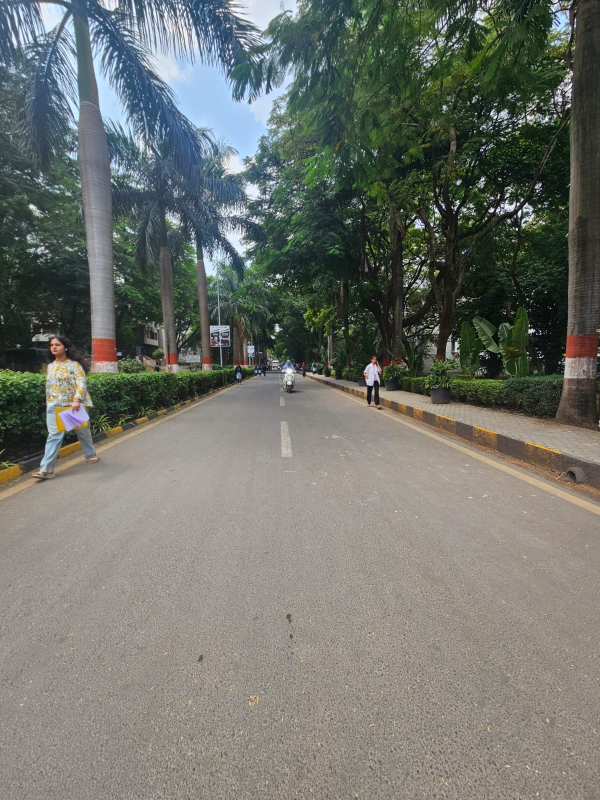
#> input picture Test video, image/College lane img.jpeg, 1200 x 1600 px (shown at 1/2 size)
$ python -i preprocess.py   (imports and definitions only)
#> lines starting #> are read from the running program, lines starting #| are printed output that depends on the picture; after the words box and inside, x2 and y2 are one past the last pixel; in counts of white or black regions, pixels touching at a corner belong together
"""
preprocess.py
-------------
The "traditional computer vision" half of the hybrid pipeline.

Turns a raw road frame into the inputs the ML model consumes:
  - a resized RGB frame
  - a Canny edge map, masked to the road region of interest (ROI)

Stacking edges onto the RGB frame gives the model an extra, cheap,
hand-engineered hint about where lane boundaries usually are, so it doesn't
have to learn edge-finding from scratch — that's the point of "combining"
classical CV with the model instead of using either alone.
"""

import cv2
import numpy as np

INPUT_SIZE = (256, 256)  # (width, height) fed to the model


def region_of_interest(edges):
    """Keep only a trapezoid over the road, discard sky/roadside noise."""
    h, w = edges.shape
    mask = np.zeros_like(edges)
    polygon = np.array([[
        (int(0.05 * w), h),
        (int(0.40 * w), int(0.55 * h)),
        (int(0.60 * w), int(0.55 * h)),
        (int(0.95 * w), h),
    ]], dtype=np.int32)
    cv2.fillPoly(mask, polygon, 255)
    return cv2.bitwise_and(edges, mask)


def edge_map(frame_bgr):
    """Grayscale -> blur -> Canny -> ROI mask. Returns a single-channel
    0-255 edge image the same size as the input frame."""
    gray = cv2.cvtColor(frame_bgr, cv2.COLOR_BGR2GRAY)
    blurred = cv2.GaussianBlur(gray, (5, 5), 0)
    edges = cv2.Canny(blurred, 50, 150)
    return region_of_interest(edges)


def make_model_input(frame_bgr, size=INPUT_SIZE):
    """Build the 4-channel tensor-ready array: resized RGB + resized edges.

    Returns a float32 array of shape (4, H, W) in [0, 1], channel order
    [R, G, B, edge].
    """
    resized = cv2.resize(frame_bgr, size)
    edges = edge_map(resized)

    rgb = cv2.cvtColor(resized, cv2.COLOR_BGR2RGB).astype(np.float32) / 255.0
    edges_norm = edges.astype(np.float32) / 255.0

    stacked = np.dstack([rgb, edges_norm])          # (H, W, 4)
    return np.transpose(stacked, (2, 0, 1))          # (4, H, W)

>>> import cv2
>>> picture = cv2.imread('../Test video, image/College lane img.jpeg')
#> picture is the input picture: shape (1600, 1200, 3); mean B, G, R 108.2, 114.9, 112.1
>>> result = make_model_input(picture)
#> in make_model_input, `resized = cv2.resize(frame_bgr, size)`:
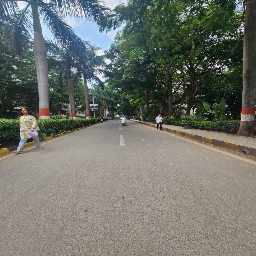
#> resized: shape (256, 256, 3); mean B, G, R 108.1, 114.8, 112
#> in edge_map, `gray = cv2.cvtColor(frame_bgr, cv2.COLOR_BGR2GRAY)`:
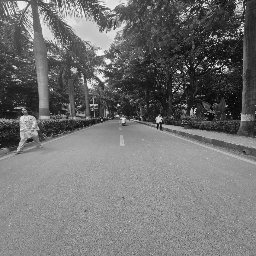
#> gray: shape (256, 256); min 3, max 247, mean 113.2
#> in edge_map, `blurred = cv2.GaussianBlur(gray, (5, 5), 0)`:
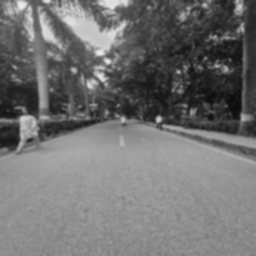
#> blurred: shape (256, 256); min 12, max 235, mean 113.2
#> in edge_map, `edges = cv2.Canny(blurred, 50, 150)`:
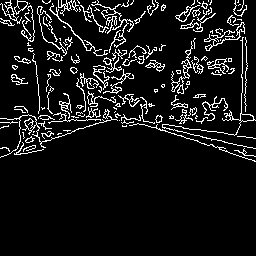
#> edges: shape (256, 256); 8.8% white in thin lines or dots, all inside (x1, y1, x2, y2) = (0, 0, 256, 162)
#> in region_of_interest, `cv2.fillPoly(mask, polygon, 255)`:
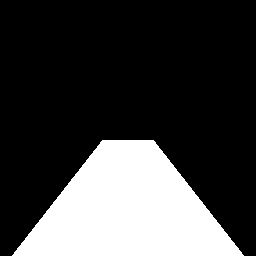
#> mask: shape (256, 256); 25.1% white; 1 white region, box (x1, y1, x2, y2) and area: (12, 140, 244, 256) 16472
#> in region_of_interest, `return cv2.bitwise_and(edges, mask)`: returned value: shape (256, 256); every value is 0
#> in make_model_input, `rgb = cv2.cvtColor(resized, cv2.COLOR_BGR2RGB).astype(np.float32) / 25..`:
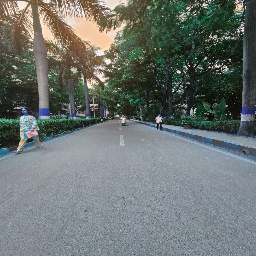
#> rgb: shape (256, 256, 3) float32; mean B, G, R 0.439, 0.45, 0.424
#> in make_model_input, `edges_norm = edges.astype(np.float32) / 255.0`: edges_norm: shape (256, 256) float32; every value is 0

$ run again, on Test video, image/Image 1.png
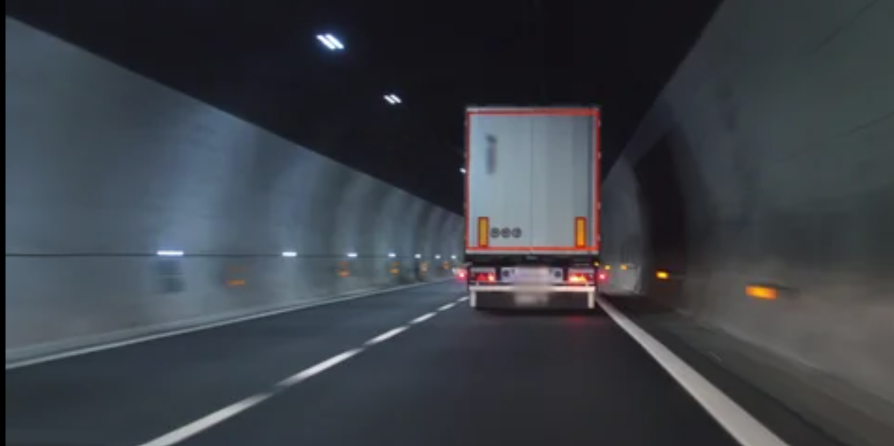
#> input picture Test video, image/Image 1.png, 1788 x 892 px (shown at 1/2 size)
#> picture is the input picture: shape (892, 1788, 3); mean B, G, R 70.7, 64.2, 59.5
#> in edge_map, `edges = cv2.Canny(blurred, 50, 150)`:
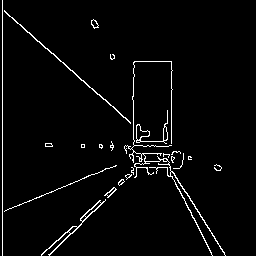
#> edges: shape (256, 256); 3.1% white in thin lines or dots, all inside (x1, y1, x2, y2) = (2, 0, 226, 256)
#> mask: shape (256, 256); 25.1% white; 1 white region, box (x1, y1, x2, y2) and area: (12, 140, 244, 256) 16472
#> in make_model_input, `rgb = cv2.cvtColor(resized, cv2.COLOR_BGR2RGB).astype(np.float32) / 25..`:
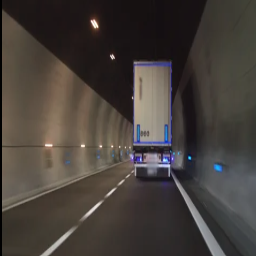
#> rgb: shape (256, 256, 3) float32; mean B, G, R 0.233, 0.251, 0.277
#> edges_norm: shape (256, 256) float32; values 0 (black) and 1 (white), 1.5% white in thin lines or dots, all inside (x1, y1, x2, y2) = (41, 140, 226, 256)
